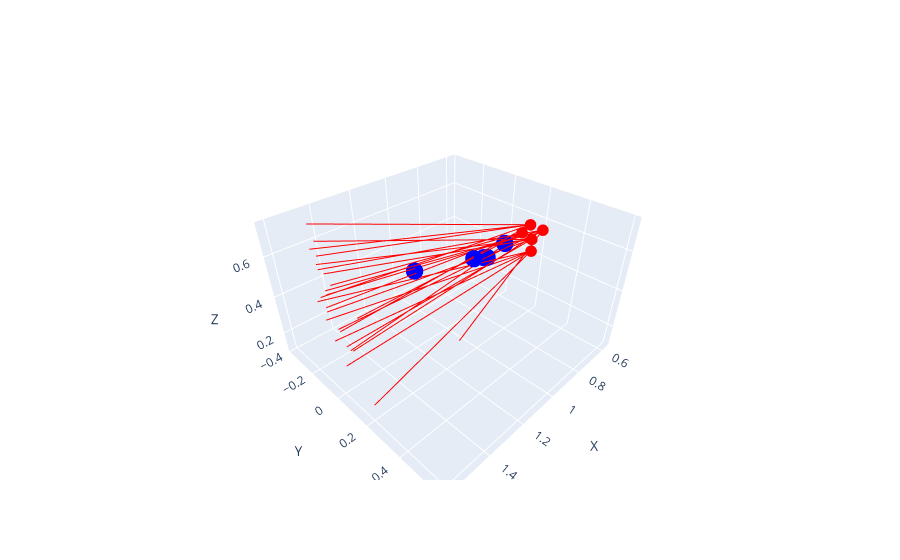

This figure's notebook cell:
### Code cell
from scipy.optimize import least_squares

final_screw_positions = []

for cluster in best_clusters:
    # 1. Gather all rays involved in this cluster
    target_rays_o = []
    target_rays_d = []
    for img_idx, ray_num in cluster['unique_rays']:
        row = data[(data["img"] == img_idx) & (data["ray_num"] == ray_num)].iloc[0]
        target_rays_o.append(row["ray_origin"])
        target_rays_d.append(row["ray_direction"])
        
    target_rays_o = np.array(target_rays_o)
    target_rays_d = np.array(target_rays_d)

    # 2. Initial Guess: Centroid of intersections
    initial_guess = np.mean(candidate_points[cluster['indices']], axis=0)

    # 3. Objective function: Distances from point to all rays
    def ray_residuals(p):
        res = []
        for o, d in zip(target_rays_o, target_rays_d):
            vec = p - o
            dist = np.linalg.norm(vec - np.dot(vec, d) * d)
            res.append(dist)
        return np.array(res)

    # 4. Refine using Huber Loss (ignore outliers beyond 1cm)
    res = least_squares(ray_residuals, initial_guess, loss='huber', f_scale=0.01)
    final_screw_positions.append(res.x)

final_screw_positions = np.array(final_screw_positions)

# Visual Verification
plot_rays_and_points(
    ray_origins=all_ray_origins, 
    ray_directions=all_ray_directions, 
    points=final_screw_positions,
    point_color="blue"
)

### Figure 1 — Plotly figure (JSON) as saved in the notebook; plotly's stock layout.template omitted (floating-point values rounded to 4 significant figures)
{"data": [{"line": {"color": "red"}, "mode": "lines", "name": "ray", "showlegend": false, "type": "scatter3d", "x": [0.6176, 1.59], "y": [0.2336, 0.1], "z": [0.5795, 0.3863]}, {"marker": {"color": "red", "size": 4}, "mode": "markers", "showlegend": false, "type": "scatter3d", "x": [0.6176], "y": [0.2336], "z": [0.5795]}, {"line": {"color": "red"}, "mode": "lines", "name": "ray", "showlegend": false, "type": "scatter3d", "x": [0.6176, 1.573], "y": [0.2336, -0.0631], "z": [0.5795, 0.5717]}, {"marker": {"color": "red", "size": 4}, "mode": "markers", "showlegend": false, "type": "scatter3d", "x": [0.6176], "y": [0.2336], "z": [0.5795]}, {"line": {"color": "red"}, "mode": "lines", "name": "ray", "showlegend": false, "type": "scatter3d", "x": [0.6176, 1.535], "y": [0.2336, -0.08825], "z": [0.5795, 0.3469]}, {"marker": {"color": "red", "size": 4}, "mode": "markers", "showlegend": false, "type": "scatter3d", "x": [0.6176], "y": [0.2336], "z": [0.5795]}, {"line": {"color": "red"}, "mode": "lines", "name": "ray", "showlegend": false, "type": "scatter3d", "x": [0.6176, 1.511], "y": [0.2336, -0.2156], "z": [0.5795, 0.5677]}, {"marker": {"color": "red", "size": 4}, "mode": "markers", "showlegend": false, "type": "scatter3d", "x": [0.6176], "y": [0.2336], "z": [0.5795]}, {"line": {"color": "red"}, "mode": "lines", "name": "ray", "showlegend": false, "type": "scatter3d", "x": [0.6176, 1.484], "y": [0.2336, -0.2382], "z": [0.5795, 0.4178]}, {"marker": {"color": "red", "size": 4}, "mode": "markers", "showlegend": false, "type": "scatter3d", "x": [0.6176], "y": [0.2336], "z": [0.5795]}, {"line": {"color": "red"}, "mode": "lines", "name": "ray", "showlegend": false, "type": "scatter3d", "x": [0.6176, 1.539], "y": [0.2336, 0.5965], "z": [0.5795, 0.7181]}, {"marker": {"color": "red", "size": 4}, "mode": "markers", "showlegend": false, "type": "scatter3d", "x": [0.6176], "y": [0.2336], "z": [0.5795]}, {"line": {"color": "red"}, "mode": "lines", "name": "ray", "showlegend": false, "type": "scatter3d", "x": [0.6035, 1.519], "y": [0.1545, -0.2212], "z": [0.5728, 0.4315]}, {"marker": {"color": "red", "size": 4}, "mode": "markers", "showlegend": false, "type": "scatter3d", "x": [0.6035], "y": [0.1545], "z": [0.5728]}, {"line": {"color": "red"}, "mode": "lines", "name": "ray", "showlegend": false, "type": "scatter3d", "x": [0.6035, 1.452], "y": [0.1545, -0.3741], "z": [0.5728, 0.5728]}, {"marker": {"color": "red", "size": 4}, "mode": "markers", "showlegend": false, "type": "scatter3d", "x": [0.6035], "y": [0.1545], "z": [0.5728]}, {"line": {"color": "red"}, "mode": "lines", "name": "ray", "showlegend": false, "type": "scatter3d", "x": [0.6035, 1.583], "y": [0.1545, 0.01586], "z": [0.5728, 0.4262]}, {"marker": {"color": "red", "size": 4}, "mode": "markers", "showlegend": false, "type": "scatter3d", "x": [0.6035], "y": [0.1545], "z": [0.5728]}, {"line": {"color": "red"}, "mode": "lines", "name": "ray", "showlegend": false, "type": "scatter3d", "x": [0.6035, 1.561], "y": [0.1545, -0.106], "z": [0.5728, 0.6986]}, {"marker": {"color": "red", "size": 4}, "mode": "markers", "showlegend": false, "type": "scatter3d", "x": [0.6035], "y": [0.1545], "z": [0.5728]}, {"line": {"color": "red"}, "mode": "lines", "name": "ray", "showlegend": false, "type": "scatter3d", "x": [0.6035, 1.486], "y": [0.1545, -0.2873], "z": [0.5728, 0.7359]}, {"marker": {"color": "red", "size": 4}, "mode": "markers", "showlegend": false, "type": "scatter3d", "x": [0.6035], "y": [0.1545], "z": [0.5728]}, {"line": {"color": "red"}, "mode": "lines", "name": "ray", "showlegend": false, "type": "scatter3d", "x": [0.592, 1.508], "y": [0.1629, -0.2129], "z": [0.494, 0.3531]}, {"marker": {"color": "red", "size": 4}, "mode": "markers", "showlegend": false, "type": "scatter3d", "x": [0.592], "y": [0.1629], "z": [0.494]}, {"line": {"color": "red"}, "mode": "lines", "name": "ray", "showlegend": false, "type": "scatter3d", "x": [0.592, 1.441], "y": [0.1629, -0.3658], "z": [0.494, 0.4943]}, {"marker": {"color": "red", "size": 4}, "mode": "markers", "showlegend": false, "type": "scatter3d", "x": [0.592], "y": [0.1629], "z": [0.494]}, {"line": {"color": "red"}, "mode": "lines", "name": "ray", "showlegend": false, "type": "scatter3d", "x": [0.592, 1.571], "y": [0.1629, 0.02414], "z": [0.494, 0.3475]}, {"marker": {"color": "red", "size": 4}, "mode": "markers", "showlegend": false, "type": "scatter3d", "x": [0.592], "y": [0.1629], "z": [0.494]}, {"line": {"color": "red"}, "mode": "lines", "name": "ray", "showlegend": false, "type": "scatter3d", "x": [0.592, 1.549], "y": [0.1629, -0.09755], "z": [0.494, 0.6201]}, {"marker": {"color": "red", "size": 4}, "mode": "markers", "showlegend": false, "type": "scatter3d", "x": [0.592], "y": [0.1629], "z": [0.494]}, {"line": {"color": "red"}, "mode": "lines", "name": "ray", "showlegend": false, "type": "scatter3d", "x": [0.592, 1.474], "y": [0.1629, -0.279], "z": [0.494, 0.6575]}, {"marker": {"color": "red", "size": 4}, "mode": "markers", "showlegend": false, "type": "scatter3d", "x": [0.592], "y": [0.1629], "z": [0.494]}, {"line": {"color": "red"}, "mode": "lines", "name": "ray", "showlegend": false, "type": "scatter3d", "x": [0.5747, 1.548], "y": [0.09199, -0.131], "z": [0.4965, 0.4425]}, {"marker": {"color": "red", "size": 4}, "mode": "markers", "showlegend": false, "type": "scatter3d", "x": [0.5747], "y": [0.09199], "z": [0.4965]}, {"line": {"color": "red"}, "mode": "lines", "name": "ray", "showlegend": false, "type": "scatter3d", "x": [0.5747, 1.555], "y": [0.09199, 0.01917], "z": [0.4965, 0.313]}, {"marker": {"color": "red", "size": 4}, "mode": "markers", "showlegend": false, "type": "scatter3d", "x": [0.5747], "y": [0.09199], "z": [0.4965]}, {"line": {"color": "red"}, "mode": "lines", "name": "ray", "showlegend": false, "type": "scatter3d", "x": [0.5747, 1.56], "y": [0.09199, -0.04091], "z": [0.4965, 0.6008]}, {"marker": {"color": "red", "size": 4}, "mode": "markers", "showlegend": false, "type": "scatter3d", "x": [0.5747], "y": [0.09199], "z": [0.4965]}, {"line": {"color": "red"}, "mode": "lines", "name": "ray", "showlegend": false, "type": "scatter3d", "x": [0.5747, 1.572], "y": [0.09199, 0.1352], "z": [0.4965, 0.5532]}, {"marker": {"color": "red", "size": 4}, "mode": "markers", "showlegend": false, "type": "scatter3d", "x": [0.5747], "y": [0.09199], "z": [0.4965]}, {"line": {"color": "red"}, "mode": "lines", "name": "ray", "showlegend": false, "type": "scatter3d", "x": [0.6252, 1.518], "y": [0.1889, -0.1072], "z": [0.4543, 0.1143]}, {"marker": {"color": "red", "size": 4}, "mode": "markers", "showlegend": false, "type": "scatter3d", "x": [0.6252], "y": [0.1889], "z": [0.4543]}, {"line": {"color": "red"}, "mode": "lines", "name": "ray", "showlegend": false, "type": "scatter3d", "x": [0.6252, 1.606], "y": [0.1889, 0.004776], "z": [0.4543, 0.3864]}, {"marker": {"color": "red", "size": 4}, "mode": "markers", "showlegend": false, "type": "scatter3d", "x": [0.6252], "y": [0.1889], "z": [0.4543]}, {"line": {"color": "red"}, "mode": "lines", "name": "ray", "showlegend": false, "type": "scatter3d", "x": [0.6252, 1.562], "y": [0.1889, 0.1523], "z": [0.4543, 0.1072]}, {"marker": {"color": "red", "size": 4}, "mode": "markers", "showlegend": false, "type": "scatter3d", "x": [0.6252], "y": [0.1889], "z": [0.4543]}, {"line": {"color": "red"}, "mode": "lines", "name": "ray", "showlegend": false, "type": "scatter3d", "x": [0.6252, 1.487], "y": [0.1889, -0.2791], "z": [0.4543, 0.2587]}, {"marker": {"color": "red", "size": 4}, "mode": "markers", "showlegend": false, "type": "scatter3d", "x": [0.6252], "y": [0.1889], "z": [0.4543]}, {"line": {"color": "red"}, "mode": "lines", "name": "ray", "showlegend": false, "type": "scatter3d", "x": [0.6252, 1.547], "y": [0.1889, -0.1991], "z": [0.4543, 0.436]}, {"marker": {"color": "red", "size": 4}, "mode": "markers", "showlegend": false, "type": "scatter3d", "x": [0.6252], "y": [0.1889], "z": [0.4543]}, {"marker": {"color": "blue", "size": 6}, "mode": "markers", "name": "points", "showlegend": false, "type": "scatter3d", "x": [0.7258, 1.149, 0.9431, 0.8288, 0.8119], "y": [0.1058, -0.04985, 0.1096, 0.07037, 0.07507], "z": [0.5036, 0.4725, 0.5153, 0.4556, 0.4514]}], "layout": {"scene": {"xaxis": {"title": {"text": "X"}}, "yaxis": {"title": {"text": "Y"}}, "zaxis": {"title": {"text": "Z"}}}}}
